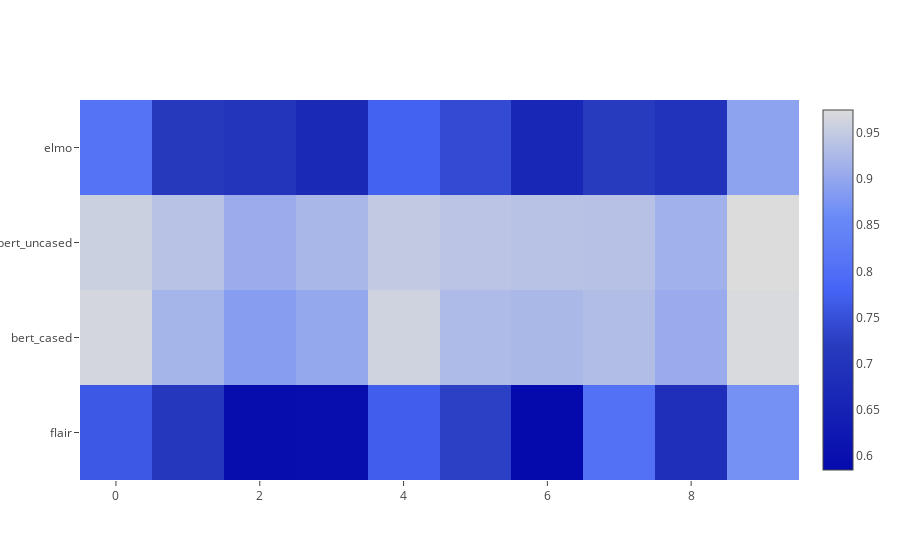
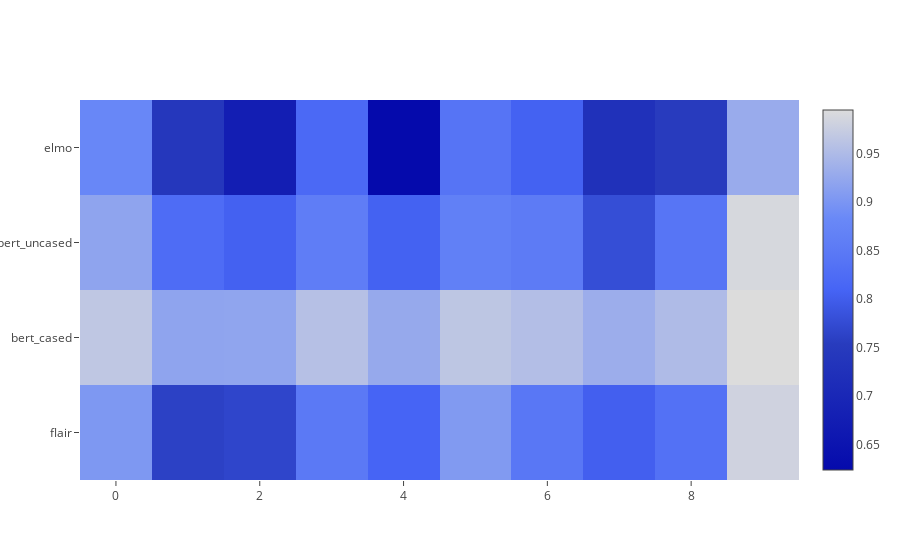
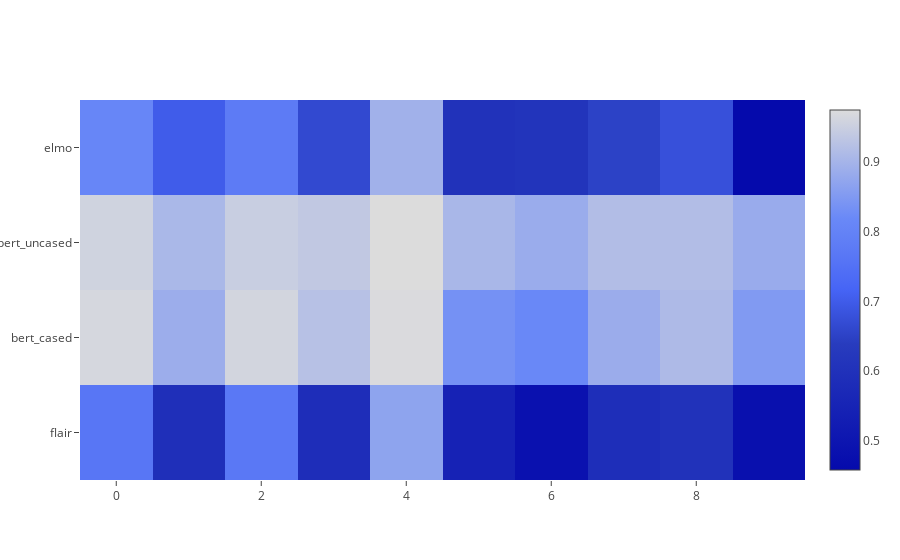
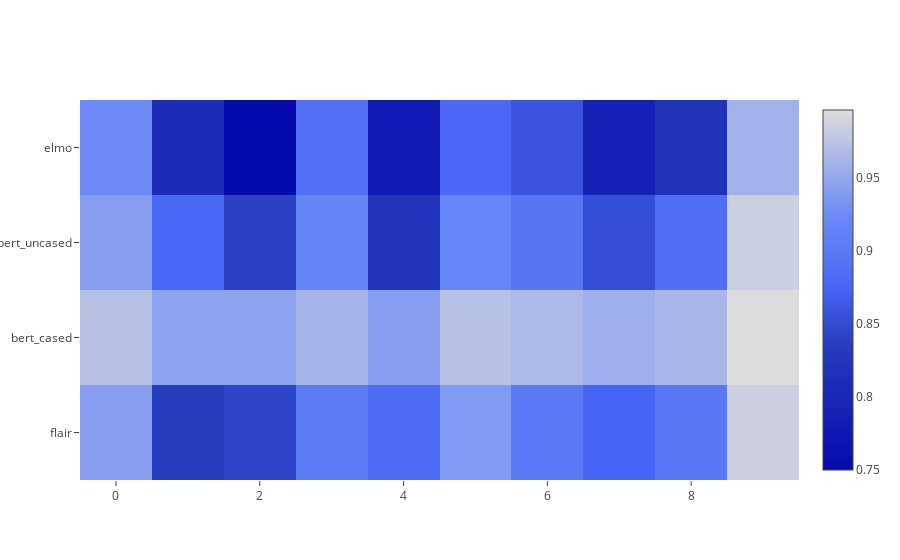

The notebook cell saved with these charts, in order:
### Code cell
for i in range(min(len(sent_eu), len(sent_en))):
    
    print(f"\nSentence #{i}")
    print("Basque")
    plot_similarities(sent_eu, similarities_all_eu, scores_all_eu)
    print("English")
    plot_similarities(sent_en, similarities_all_en, scores_all_en)

### Figure 1 — Plotly figure (JSON) as saved in the notebook; plotly's stock layout.template omitted (floating-point values rounded to 4 significant figures)
{"data": [{"colorscale": "Blues", "type": "heatmap", "uid": "c37853c0-2c2c-4c1d-a122-537c3c566acd", "y": ["flair", "bert_cased", "bert_uncased", "elmo"], "z": [[0.7616, 0.708, 0.5921, 0.5961, 0.7694, 0.7276, 0.5851, 0.8053, 0.6851, 0.8692], [0.9656, 0.918, 0.8871, 0.9011, 0.9612, 0.927, 0.9237, 0.9315, 0.9056, 0.9716], [0.9573, 0.9379, 0.9066, 0.9212, 0.948, 0.9407, 0.9377, 0.9364, 0.9138, 0.9745], [0.8089, 0.7141, 0.701, 0.6695, 0.7767, 0.7426, 0.6642, 0.7194, 0.6952, 0.8941]]}], "layout": {}}

### Figure 2 — Plotly figure (JSON) as saved in the notebook; plotly's stock layout.template omitted (floating-point values rounded to 4 significant figures)
{"data": [{"colorscale": "Blues", "type": "heatmap", "uid": "0aa4449e-139b-474c-b368-a7248c052f88", "y": ["flair", "bert_cased", "bert_uncased", "elmo"], "z": [[0.9032, 0.7602, 0.7663, 0.8483, 0.8101, 0.9063, 0.8436, 0.8029, 0.8341, 0.9816], [0.9666, 0.9194, 0.9206, 0.9576, 0.9267, 0.9646, 0.9546, 0.9318, 0.951, 0.9947], [0.9196, 0.8249, 0.805, 0.8579, 0.8061, 0.8632, 0.8536, 0.7779, 0.8403, 0.9889], [0.8786, 0.741, 0.6745, 0.8191, 0.6237, 0.8395, 0.8064, 0.7243, 0.7517, 0.9292]]}], "layout": {}}

### Figure 3 — Plotly figure (JSON) as saved in the notebook; plotly's stock layout.template omitted (floating-point values rounded to 4 significant figures)
{"data": [{"colorscale": "Blues", "type": "heatmap", "uid": "e28ad692-b2cf-4302-ba98-a61275afa083", "y": ["flair", "bert_cased", "bert_uncased", "elmo"], "z": [[0.7616, 0.5921, 0.7694, 0.5851, 0.8692, 0.5463, 0.485, 0.5872, 0.602, 0.4811], [0.9656, 0.8871, 0.9612, 0.9237, 0.9716, 0.8348, 0.8169, 0.8858, 0.9118, 0.8511], [0.9573, 0.9066, 0.948, 0.9377, 0.9745, 0.9057, 0.8848, 0.9173, 0.9175, 0.8837], [0.8092, 0.7005, 0.7769, 0.6647, 0.8944, 0.6016, 0.6083, 0.6502, 0.678, 0.4582]]}], "layout": {}}

### Figure 4 — Plotly figure (JSON) as saved in the notebook; plotly's stock layout.template omitted (floating-point values rounded to 4 significant figures)
{"data": [{"colorscale": "Blues", "type": "heatmap", "uid": "2b20253a-4a47-44ed-83bd-e676824d8a31", "y": ["flair", "bert_cased", "bert_uncased", "elmo"], "z": [[0.9411, 0.8355, 0.8439, 0.9028, 0.882, 0.9376, 0.9004, 0.8746, 0.8975, 0.9852], [0.9714, 0.9458, 0.9453, 0.9615, 0.9414, 0.9727, 0.9661, 0.956, 0.9637, 0.9965], [0.9405, 0.8764, 0.8402, 0.9149, 0.8219, 0.9163, 0.8947, 0.8539, 0.8863, 0.984], [0.9233, 0.8078, 0.75, 0.8879, 0.7779, 0.8778, 0.8585, 0.791, 0.8194, 0.9586]]}], "layout": {}}
